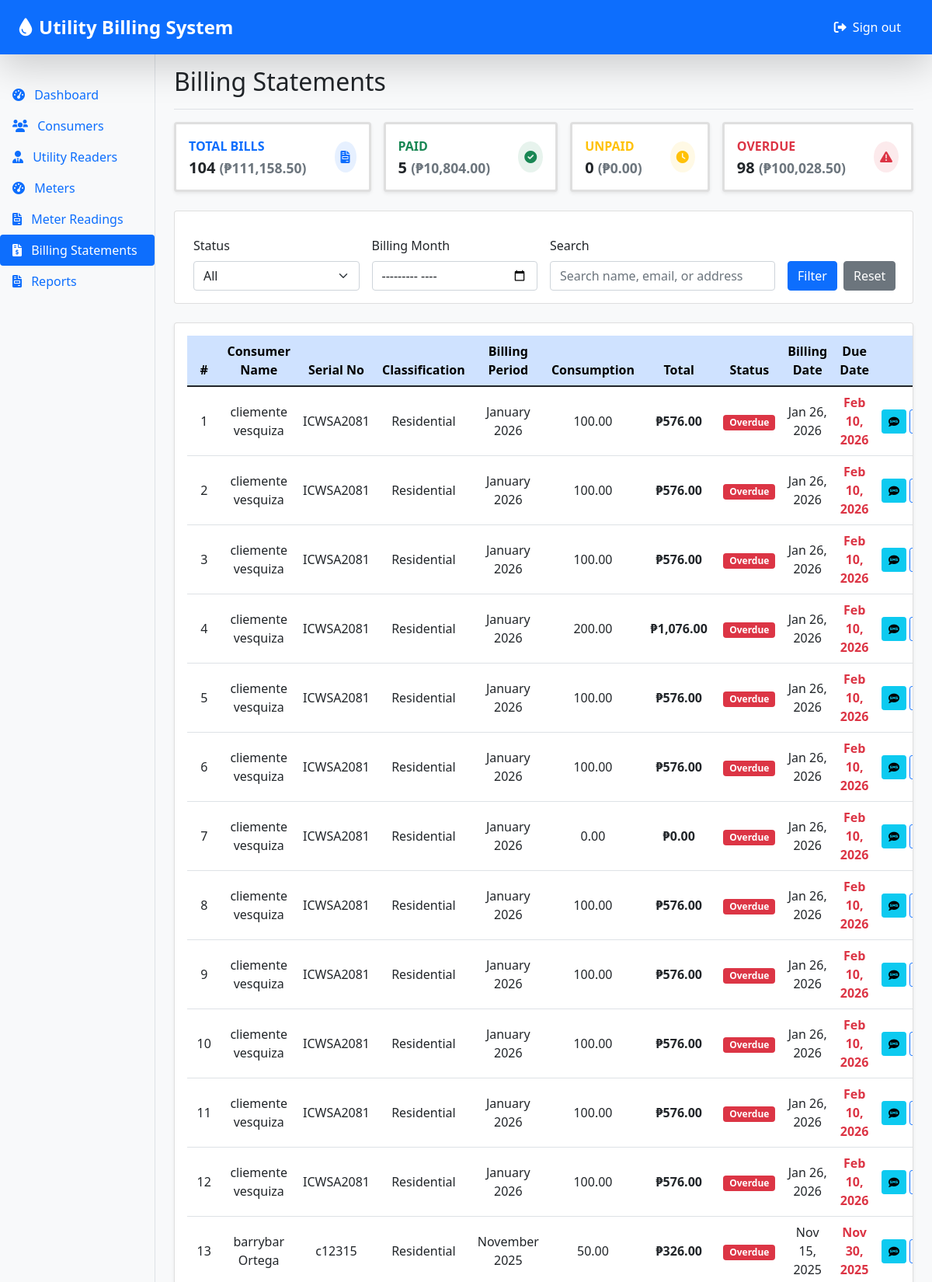
Screenshot of /public/billing_statements.php (signed in, upper part) with the database file from the repository.
### tables this page shows
CREATE TABLE `billingstatement` (
  `BillingID` int(11) NOT NULL,
  `MeterID` int(11) NOT NULL,
  `BillingPeriod` varchar(50) NOT NULL,
  `BillingDate` date NOT NULL,
  `DueDate` date NOT NULL,
  `PreviousReading` decimal(10,2) NOT NULL,
  `CurrentReading` decimal(10,2) NOT NULL,
  `Consumption` decimal(10,2) NOT NULL,
  `RatePerUnit` decimal(10,2) NOT NULL,
  `FixedCharge` decimal(10,2) DEFAULT 0.00,
  `TaxRate` decimal(5,2) DEFAULT 0.00,
  `TaxAmount` decimal(10,2) DEFAULT 0.00,
  `TotalAmount` decimal(10,2) NOT NULL,
  `PaymentStatus` enum('paid','unpaid','overdue') DEFAULT 'unpaid',
  `PaymentDate` datetime DEFAULT NULL,
  `CreatedAt` timestamp NOT NULL DEFAULT current_timestamp()
);

CREATE TABLE `meter` (
  `MeterID` int(11) NOT NULL,
  `ConsumerID` int(11) DEFAULT NULL,
  `Classification` enum('Residential','Commercial','Industrial') NOT NULL,
  `SerialNo` varchar(100) DEFAULT NULL,
  `Area` varchar(100) DEFAULT NULL,
  `InstallationDate` date NOT NULL DEFAULT curdate(),
  `LastReading` decimal(10,2) DEFAULT 0.00,
  `LastReadingDate` datetime DEFAULT NULL,
  `Status` enum('active','inactive','faulty') DEFAULT 'active'
);

### public/billing_statements.php (the view, shortened to what this page needs)
<?php
require_once '../config/db.php';
function calculateBill($classification, $consumption) {
    $classification = strtoupper($classification ?? 'RES');
    $rateTables = [
        'RES' => [
            ['max' => 10, 'rate' => 20],
            ['max' => 20, 'rate' => 2.3],
            ['max' => 30, 'rate' => 2.8],
            ['max' => 40, 'rate' => 3.4],
            ['max' => 50, 'rate' => 4.1],
            ['max' => INF, 'rate' => 5.0],
        ],
        'COM' => [
            ['max' => 10, 'rate' => 40],
            ['max' => 20, 'rate' => 4.6],
            ['max' => 30, 'rate' => 5.6],
            ['max' => 40, 'rate' => 6.8],
            ['max' => 50, 'rate' => 8.2],
            ['max' => INF, 'rate' => 10.0],
        ],
        'IND' => [
            ['max' => 10, 'rate' => 192],
            ['max' => 20, 'rate' => 6.9],
            ['max' => 30, 'rate' => 8.4],
            ['max' => 40, 'rate' => 10.2],
            ['max' => 50, 'rate' => 12.3],
            ['max' => INF, 'rate' => 15.0],
        ],
    ];
    $rates = $rateTables[$classification] ?? $rateTables['RES'];
    $remaining = $consumption;
    $amount = 0;
    foreach ($rates as $i => $tier) {
        $prevMax = $i === 0 ? 0 : $rates[$i - 1]['max'];
        $tierConsumption = min($remaining, $tier['max'] - $prevMax);
        if ($i === 0 && $consumption <= 10) $tierConsumption = $consumption;
        $amount += $tierConsumption * $tier['rate'];
        $remaining -= $tierConsumption;
        if ($remaining <= 0) break;
    }
    return round($amount, 2);
}
$status = $_GET['status'] ?? 'all';
$month = $_GET['month'] ?? '';
$search = trim($_GET['search'] ?? '');
$query = "SELECT
            bs.*,
            c.FirstName, c.LastName, c.Email, c.ContactNumber, c.Address,
            m.SerialNo AS MeterNumber, m.MeterID,
            CONCAT(c.FirstName, ' ', c.LastName) AS ConsumerName,
            m.Classification
          FROM billingstatement bs
          LEFT JOIN meter m ON bs.MeterID = m.MeterID
          LEFT JOIN consumer c ON m.ConsumerID = c.ConsumerID
          WHERE 1=1";
$query .= " ORDER BY bs.BillingDate DESC, bs.BillingID DESC";
$stmt = mysqli_prepare($conn, $query);
mysqli_stmt_execute($stmt);
$result = mysqli_stmt_get_result($stmt);
$statements = [];
while ($row = mysqli_fetch_assoc($result)) {
    $prevReading = 0;
    if (!empty($row['MeterID']) && !empty($row['BillingID'])) {
        $prevStmt = mysqli_prepare($conn, "
            SELECT CurrentReading
            FROM billingstatement
            WHERE MeterID = ? AND BillingID < ?
            ORDER BY BillingDate DESC, BillingID DESC
            LIMIT 1
        ");
        if ($prevStmt) {
            mysqli_stmt_bind_param($prevStmt, "ii", $row['MeterID'], $row['BillingID']);
            mysqli_stmt_execute($prevStmt);
            $prevResult = mysqli_stmt_get_result($prevStmt);
            if ($prevRow = mysqli_fetch_assoc($prevResult)) {
                $prevReading = $prevRow['CurrentReading'];
            }
        }
    }
    $row['PreviousReading'] = $prevReading;
    $row['Consumption'] = max(0, $row['CurrentReading'] - $row['PreviousReading']);
    $row['TotalAmount'] = calculateBill($row['Classification'] ?? 'RES', $row['Consumption']);
    $statements[] = $row;
}
$summary = [
    'total' => count($statements),
    'paid' => 0,
    'unpaid' => 0,
    'overdue' => 0,
    'total_amount' => 0,
    'paid_amount' => 0,
    'unpaid_amount' => 0,
    'overdue_amount' => 0
];
foreach ($statements as $b) {
    $summary['total_amount'] += $b['TotalAmount'];
    switch (strtolower($b['PaymentStatus'])) {
        case 'paid':
            $summary['paid']++;
            $summary['paid_amount'] += $b['TotalAmount'];
            break;
        case 'unpaid':
            if (strtotime($b['DueDate']) < time()) {
                $summary['overdue']++;
                $summary['overdue_amount'] += $b['TotalAmount'];
            } else {
                $summary['unpaid']++;
                $summary['unpaid_amount'] += $b['TotalAmount'];
            }
            break;
    }
}
include '../includes/header.php';
include '../includes/sidebar.php';
?>
<main class="col-md-9 ms-sm-auto col-lg-10 px-md-4">
    <div class="d-flex justify-content-between align-items-center pt-3 pb-2 mb-3 border-bottom">
        <h1 class="h2">Billing Statements</h1>
    </div>
    <div class="d-flex flex-wrap gap-3 mb-4">
        <?php
        $cards = [
            ['title' => 'Total Bills', 'count' => $summary['total'], 'amount' => $summary['total_amount'], 'color' => 'primary', 'icon' => 'fa-file-invoice'],
            ['title' => 'Paid', 'count' => $summary['paid'], 'amount' => $summary['paid_amount'], 'color' => 'success', 'icon' => 'fa-check-circle'],
            ['title' => 'Unpaid', 'count' => $summary['unpaid'], 'amount' => $summary['unpaid_amount'], 'color' => 'warning', 'icon' => 'fa-clock'],
            ['title' => 'Overdue', 'count' => $summary['overdue'], 'amount' => $summary['overdue_amount'], 'color' => 'danger', 'icon' => 'fa-exclamation-triangle']
        ];
        foreach ($cards as $card): ?>
            <div class="card border-start-<?php echo $card['color']; ?> border-3 flex-fill shadow-sm">
                <div class="card-body">
                    <div class="d-flex justify-content-between align-items-center">
                        <div>
                            <div class="text-xs fw-bold text-<?php echo $card['color']; ?> text-uppercase mb-1">
                                <?php echo $card['title']; ?>
                            </div>
                            <div class="h5 mb-0 fw-bold">
                                <?php echo number_format($card['count']); ?>
                                <small class="text-muted">(₱<?php echo number_format($card['amount'], 2); ?>)</small>
                            </div>
                        </div>
                        <div class="icon-circle bg-<?php echo $card['color']; ?> bg-opacity-10 text-<?php echo $card['color']; ?> p-2 rounded-circle">
                            <i class="fas <?php echo $card['icon']; ?>"></i>
                        </div>
                    </div>
                </div>
            </div>
        <?php endforeach; ?>
    </div>
    <div class="card mb-4">
        <div class="card-body">
            <form method="get" class="row g-3">
                <div class="col-md-3">
                    <label class="form-label">Status</label>
                    <select class="form-select" name="status">
                        <option value="all" <?= $status === 'all' ? 'selected' : ''; ?>>All</option>
                    </select>
                </div>
                <div class="col-md-3">
                    <label class="form-label">Billing Month</label>
                    <input type="month" class="form-control" name="month" value="<?= htmlspecialchars($month); ?>">
                </div>
                <div class="col-md-4">
                    <label class="form-label">Search</label>
                    <input type="text" class="form-control" name="search" placeholder="Search name, email, or address" value="<?= htmlspecialchars($search); ?>">
                </div>
                <div class="col-md-2 d-flex align-items-end">
                    <button class="btn btn-primary me-2" type="submit">Filter</button>
                    <a href="billing_statements.php" class="btn btn-secondary">Reset</a>
                </div>
            </form>
        </div>
    </div>
    <?php if (!empty($statements)): ?>
        <div class="card shadow-sm">
            <div class="card-body table-responsive">
                <table class="table table-hover align-middle">
                    <thead class="table-primary text-center">
                        <tr>
                            <th>#</th>
                            <th>Consumer Name</th>
                            <th>Serial No</th>
                            <th>Classification</th>
                            <th>Billing Period</th>
                            <th>Consumption</th>
                            <th>Total</th>
                            <th>Status</th>
                            <th>Billing Date</th>
                            <th>Due Date</th>
                            <th>Action</th>
                        </tr>
                    </thead>
                    <tbody>
                        <?php foreach ($statements as $i => $b):
                            $rawStatus = strtolower($b['PaymentStatus'] ?? '');
                            $isOverdue = ($rawStatus === 'overdue') || ($rawStatus === 'unpaid' && strtotime($b['DueDate']) < time());
                            $statusKey = $isOverdue ? 'overdue' : ($rawStatus ?: 'unpaid');
                            $statusColorMap = [
                                'paid' => 'success',
                                'unpaid' => 'warning',
                                'overdue' => 'danger'
                            ];
                            $statusClass = $statusColorMap[$statusKey] ?? 'secondary';
                        ?>
                        <tr class="text-center">
                            <td><?= $i + 1; ?></td>
                            <td><?= htmlspecialchars($b['ConsumerName']); ?></td>
                            <td><?= htmlspecialchars($b['MeterNumber']); ?></td>
                             <td><?= htmlspecialchars($b['Classification']); ?></td>
                            <td><?= htmlspecialchars($b['BillingPeriod']); ?></td>
                            <td><?= number_format($b['Consumption'], 2); ?></td>
                            <td class="fw-bold">₱<?= number_format($b['TotalAmount'], 2); ?></td>
                            <td><span class="badge bg-<?= $statusClass; ?>"><?= ucfirst($statusKey); ?></span></td>
                            <td><?= date('M d, Y', strtotime($b['BillingDate'])); ?></td>
                            <td class="<?= $isOverdue ? 'text-danger fw-bold' : ''; ?>">
                                <?= date('M d, Y', strtotime($b['DueDate'])); ?>
                            </td>
                           <td>
    <div class="d-flex gap-1 align-items-center">
        <button class="btn btn-sm btn-info send-sms" data-id="<?= $b['BillingID']; ?>">
            <i class="fas fa-sms"></i>
        </button>
        <button class="btn btn-sm btn-outline-primary view-bill" data-id="<?= $b['BillingID']; ?>">
        </button>
    </div>
</td>
                        </tr>
                        <?php endforeach; ?>
                    </tbody>
                </table>
            </div>
        </div>
    <?php else: ?>
        <div class="alert alert-info"><i class="fas fa-info-circle me-2"></i>No billing statements found.</div>
    <?php endif; ?>
</main>
<?php include '../includes/footer.php'; ?>

### assets/css/style.css (style rules this page uses)
body { min-height: 100vh; display: flex; flex-direction: column; background-color: #f8f9fa; }
.row { margin: 0; min-height: 100%; }

### rows the page displays
billingstatement: ConsumerName "cliemente vesquiza", MeterID.SerialNo "ICWSA2081", MeterID.Classification "Residential", BillingPeriod "January 2026", Consumption "100.00", TotalAmount "576.00", BillingDate "Jan 26, 2026", DueDate "Feb 10, 2026"
billingstatement: ConsumerName "cliemente vesquiza", MeterID.SerialNo "ICWSA2081", MeterID.Classification "Residential", BillingPeriod "January 2026", Consumption "100.00", TotalAmount "576.00", BillingDate "Jan 26, 2026", DueDate "Feb 10, 2026"
billingstatement: ConsumerName "cliemente vesquiza", MeterID.SerialNo "ICWSA2081", MeterID.Classification "Residential", BillingPeriod "January 2026", Consumption "100.00", TotalAmount "576.00", BillingDate "Jan 26, 2026", DueDate "Feb 10, 2026"
billingstatement: ConsumerName "cliemente vesquiza", MeterID.SerialNo "ICWSA2081", MeterID.Classification "Residential", BillingPeriod "January 2026", Consumption "200.00", TotalAmount "1,076.00", BillingDate "Jan 26, 2026", DueDate "Feb 10, 2026"
billingstatement: ConsumerName "cliemente vesquiza", MeterID.SerialNo "ICWSA2081", MeterID.Classification "Residential", BillingPeriod "January 2026", BillingID "100.00", TotalAmount "576.00", BillingDate "Jan 26, 2026", DueDate "Feb 10, 2026"
billingstatement: ConsumerName "cliemente vesquiza", MeterID.SerialNo "ICWSA2081", MeterID.Classification "Residential", BillingPeriod "January 2026", Consumption "100.00", TotalAmount "576.00", BillingDate "Jan 26, 2026", DueDate "Feb 10, 2026"
billingstatement: ConsumerName "cliemente vesquiza", MeterID.SerialNo "ICWSA2081", MeterID.Classification "Residential", BillingPeriod "January 2026", Consumption "0.00", TotalAmount "0.00", BillingDate "Jan 26, 2026", DueDate "Feb 10, 2026"
billingstatement: ConsumerName "cliemente vesquiza", MeterID.SerialNo "ICWSA2081", MeterID.Classification "Residential", BillingPeriod "January 2026", Consumption "100.00", TotalAmount "576.00", BillingDate "Jan 26, 2026", DueDate "Feb 10, 2026"
billingstatement: ConsumerName "cliemente vesquiza", MeterID.SerialNo "ICWSA2081", MeterID.Classification "Residential", BillingPeriod "January 2026", Consumption "100.00", TotalAmount "576.00", BillingDate "Jan 26, 2026", DueDate "Feb 10, 2026"
billingstatement: ConsumerName "cliemente vesquiza", MeterID.SerialNo "ICWSA2081", MeterID.Classification "Residential", BillingPeriod "January 2026", Consumption "100.00", TotalAmount "576.00", BillingDate "Jan 26, 2026", DueDate "Feb 10, 2026"
billingstatement: ConsumerName "cliemente vesquiza", MeterID.SerialNo "ICWSA2081", MeterID.Classification "Residential", BillingPeriod "January 2026", Consumption "100.00", TotalAmount "576.00", BillingDate "Jan 26, 2026", DueDate "Feb 10, 2026"
billingstatement: ConsumerName "cliemente vesquiza", MeterID.SerialNo "ICWSA2081", MeterID.Classification "Residential", BillingPeriod "January 2026", Consumption "100.00", TotalAmount "576.00", BillingDate "Jan 26, 2026", DueDate "Feb 10, 2026"
billingstatement: ConsumerName "barrybar Ortega", MeterID.SerialNo "c12315", MeterID.Classification "Residential", BillingPeriod "November 2025", Consumption "50.00", TotalAmount "326.00", BillingDate "Nov 15, 2025", DueDate "Nov 30, 2025"

### other values shown
$card['title'] "TOTAL BILLS"
$card['count'] "104"
$card['amount'] "111,158.50"
$card['title'] "PAID"
$card['count'] "5"
$card['amount'] "10,804.00"
$card['title'] "UNPAID"
$card['count'] "0"
$card['amount'] "0.00"
$card['title'] "OVERDUE"
$card['count'] "98"
$card['amount'] "100,028.50"
